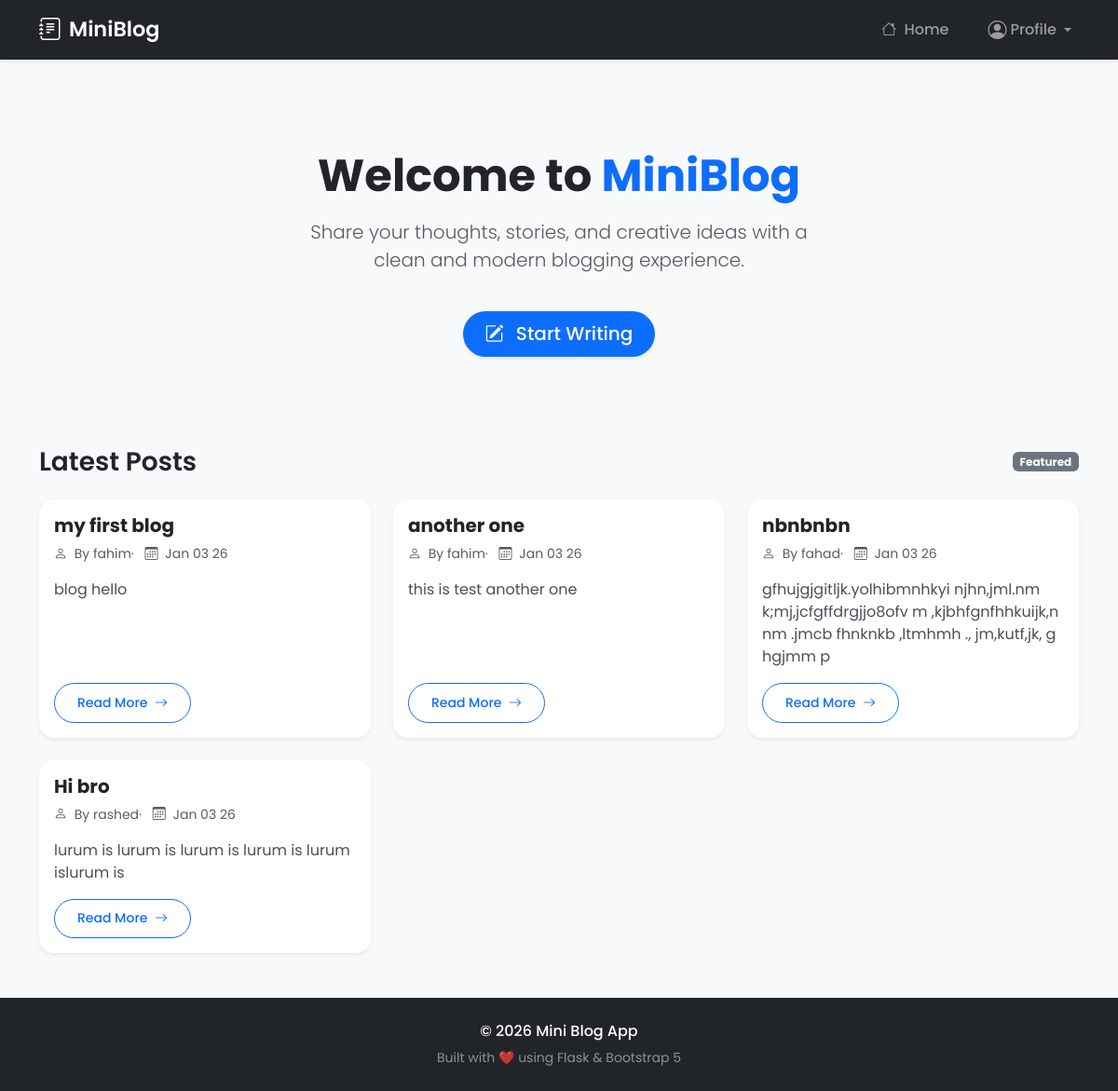
Page /home (signed in) on the committed database.
### wesite/models.py (models this page shows)
class Blog(db.Model):
    __tablename__ = 'blog'
    id = db.Column(db.Integer, primary_key=True)
    title = db.Column(db.String(255), nullable=False)
    mini_blog = db.Column(db.Text, nullable=False)
    created_by = db.Column(
        db.Integer,
        db.ForeignKey('user_info.id', ondelete='CASCADE'),
        nullable=False
    )
    dlt = db.Column(db.Boolean, default=False)
    created_at = db.Column(
        db.DateTime(timezone=True),
        server_default=func.now()
    )
    comments = db.relationship(
        'BlogComment',
        backref='blog',
        cascade='all, delete',
        passive_deletes=True
    )
    reactions = db.relationship(
        'BlogReaction',
        backref='blog',
        cascade='all, delete',
        passive_deletes=True
    )

class UserInfo(db.Model, UserMixin):
    __tablename__ = 'user_info'
    id = db.Column(db.Integer, primary_key=True)
    first_name = db.Column(db.String(150), nullable=False)
    last_name = db.Column(db.String(150), nullable=False)
    user_name = db.Column(db.String(150), unique=True, nullable=False)
    email = db.Column(db.String(150), unique=True, nullable=False)
    contact = db.Column(db.String(150))
    bio = db.Column(db.Text)
    password = db.Column(db.String(255), nullable=False)
    created_at = db.Column(
        db.DateTime(timezone=True),
        server_default=func.now()
    )
    blogs = db.relationship(
        'Blog',
        backref='author',
        cascade='all, delete',
        passive_deletes=True
    )
    comments = db.relationship(
        'BlogComment',
        backref='user',
        cascade='all, delete',
        passive_deletes=True
    )
    reactions = db.relationship(
        'BlogReaction',
        backref='user',
        cascade='all, delete',
        passive_deletes=True
    )

### wesite/views.py (the view)
@views.route('/home')
@login_required
def home():
    blog=Blog.query.filter_by(dlt=False).all()
    return render_template('home.html',user=current_user,blogs=blog)

### wesite/__init__.py (called while the page is built)
def create_app():
    app = Flask(__name__)
    app.config['SECRET_KEY'] = "nothing"
    app.config['SQLALCHEMY_DATABASE_URI'] = f"sqlite:///{DB_NAME}"
    app.config['SQLALCHEMY_TRACK_MODIFICATIONS'] = False
    db.init_app(app)
    from .views import views
    app.register_blueprint(views, url_prefix='/')
    from .auth import auth
    app.register_blueprint(auth, url_prefix='/')
    from .models import UserInfo,Blog, BlogComment, BlogReaction
    create_database(app)
    login_manager = LoginManager()
    login_manager.login_view='auth.login'
    login_manager.init_app(app)
    @login_manager.user_loader
    def load_user(id):
        return UserInfo.query.get(int(id))
    return app

### wesite/templates/home.html (shortened to what this page needs)
{% extends "base.html" %}
{% block content %}
<section class="hero text-center py-5">
    <h1 class="fw-bold display-5">
        Welcome to <span class="text-primary">MiniBlog</span>
    </h1>
    <p class="lead text-muted mt-3 mx-auto col-md-8 col-lg-6">
        Share your thoughts, stories, and creative ideas with a clean and modern blogging experience.
    </p>
    <a href="/create" class="btn btn-primary btn-lg mt-4 shadow-sm">
        <i class="bi bi-pencil-square me-2"></i> Start Writing
    </a>
</section>
<section class="mt-5">
    <div class="d-flex justify-content-between align-items-center mb-4">
        <h3 class="fw-semibold mb-0">Latest Posts</h3>
        <span class="badge bg-secondary">Featured</span>
    </div>
    <div class="row g-4">
        {% for blog in blogs %}
        <div class="col-lg-4 col-md-6">
            <article class="card h-100 shadow-sm">
                <div class="card-body d-flex flex-column">
                    <h5 class="card-title fw-bold">
                        {{blog.title}}
                    </h5>
                    <small class="text-muted mb-3 d-block">
                        <i class="bi bi-person me-1"></i> By {{blog.author.user_name}}· <i
                            class="bi bi-calendar3 ms-2 me-1"></i>
                        {{blog.created_at.strftime('%b %d %y')}}
                    </small>
                    <p class="card-text text-truncate-3">
                        {{blog.mini_blog[:250]}}
                    </p>
                    <a href="{{url_for('views.view_blog',id=blog.id)}}"
                        class="btn btn-outline-primary btn-sm mt-auto align-self-start">
                        Read More <i class="bi bi-arrow-right ms-1"></i>
                    </a>
                </div>
            </article>
        </div>
        {% endfor %}
    </div>
</section>
{% endblock %}

### wesite/static/css/style.css (style rules this page uses)
* { box-sizing: border-box; }
body { margin: 0; font-family: 'Poppins', sans-serif; background: #f8f9fa; color: #212529; }
.hero { padding: 80px 20px; }
.hero h1 { color: #212529; }
.hero p { color: #6c757d; }
.card { background-color: #ffffff; border: none; border-radius: 16px; overflow: hidden; }
.card-title { color: #212529; }
.card-text { color: #495057; }
.btn { border-radius: 50px; font-weight: 500; padding: 0.6rem 1.5rem; transition: all 0.2s ease; }
.btn-primary { background-color: #0d6efd; border: none; }
.btn-outline-primary { border-color: #0d6efd; color: #0d6efd; }
.card, .hero { animation: fadeIn 0.6s cubic-bezier(0.16, 1, 0.3, 1); }

### rows in the picture
Blog: title "my first blog", author.user_name "fahim", created_at "Jan 03 26", mini_blog "blog hello"
Blog: title "another one", author.user_name "fahim", created_at "Jan 03 26", mini_blog "this is test another one"
Blog: title "nbnbnbn", author.user_name "fahad", created_at "Jan 03 26", mini_blog "gfhujgjgitljk.yolhibmnhkyi njhn,jml.nm k;mj,jcfgffdrgjjo8ofv m ,kjbhfgnfhhkuijk,n nm .jmcb fhnknkb ,ltmhmh ., jm,kutf,jk, g hgjmm p"
Blog: title "Hi bro", author.user_name "rashed", created_at "Jan 03 26", mini_blog "lurum is lurum is lurum is lurum is lurum islurum is"
